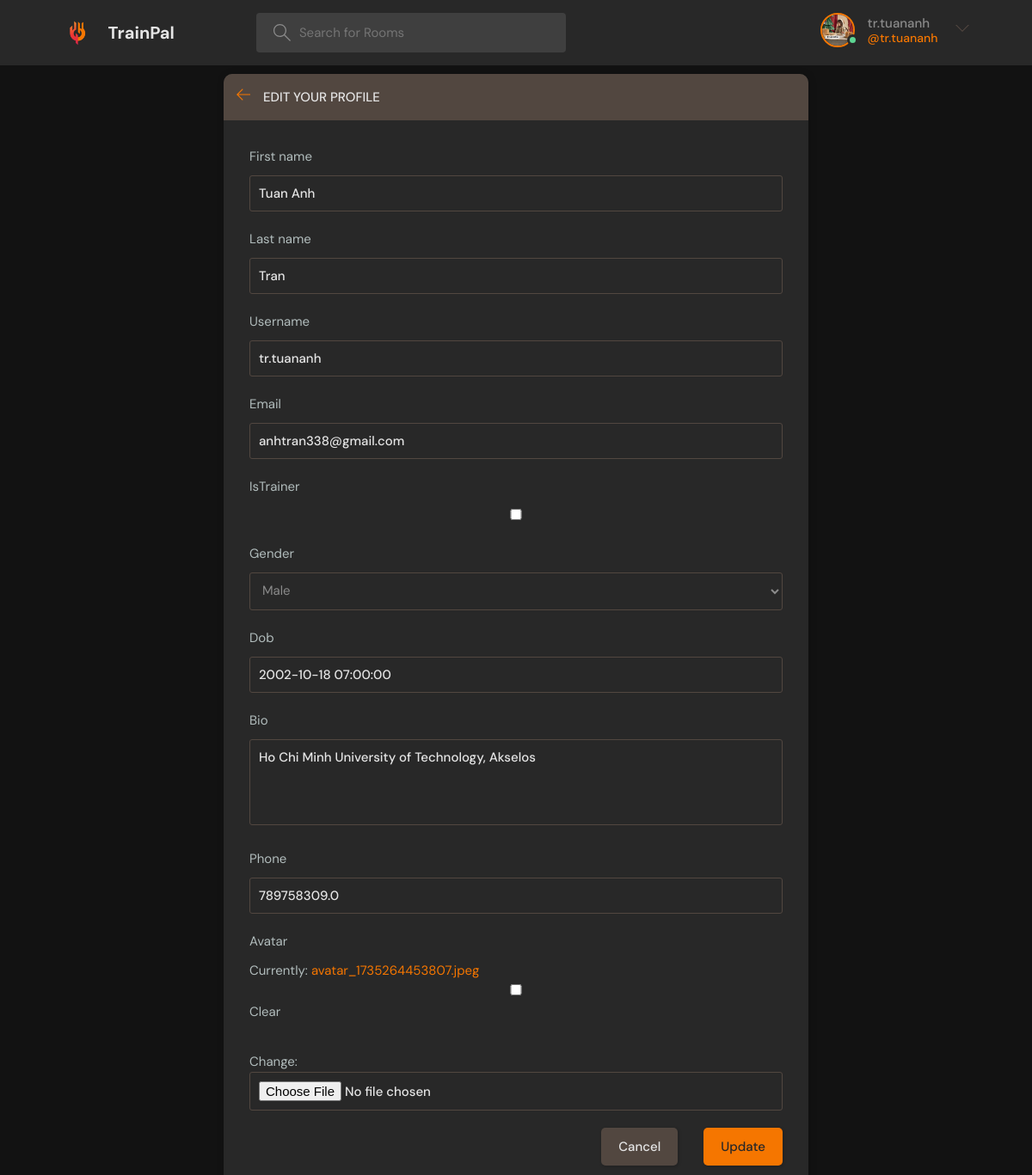
Screenshot of /update-user/ (signed in) with the database file from the repository.
### base/models.py (models this page shows)
class User(AbstractUser):
    email = models.EmailField(unique=False) # TODO: change to true after testing
    isTrainer = models.BooleanField(blank=True, default=False)
    class Gender(models.TextChoices):
        MALE = "M", _("Male")
        FEMALE = "F", _("Female")
        NOTSPECIFY = "N", _("Not specify")
    gender = models.CharField(max_length=1, choices=Gender.choices, blank=True, default=Gender.NOTSPECIFY)
    dob = models.DateTimeField(blank=True, null=True)
    bio = models.TextField(blank=True)
    phone = models.CharField(max_length=20, blank=True)
    avatar = models.ImageField(blank=True, null=True)
    USERNAME_FIELD = 'username'
    REQUIRED_FIELDS = []

### base/views.py (the view)
# urls.py: path('update-user/', views.updateUser, name="update-user"),
@login_required(login_url='login')
def updateUser(request):
    user = request.user
    form = forms.UserForm(instance=user)
    if request.method == 'POST':
        form = forms.UserForm(request.POST, request.FILES, instance=user)
        if form.is_valid():
            form.save()
            return redirect('user-profile', pk=user.id)
    return render(request, 'base/update-user.html', {'form': form})

### base/forms.py
class UserForm(ModelForm):
    class Meta:
        model = models.User
        fields = ['first_name', 'last_name', 'username', 'email', 'isTrainer',
                  'gender', 'dob', 'bio', 'phone', 'avatar']

### base/templates/base/update-user.html (shortened to what this page needs)
{% extends 'main.html' %}
{% block content %}
<main class="update-account layout">
  <div class="container">
    <div class="layout__box">
      <div class="layout__boxHeader">
        <div class="layout__boxTitle">
          <a href="{% url 'home' %}">
            <svg version="1.1" xmlns="http://www.w3.org/2000/svg" width="32" height="32" viewBox="0 0 32 32">
              <title>arrow-left</title>
              <path
                d="M13.723 2.286l-13.723 13.714 13.719 13.714 1.616-1.611-10.96-10.96h27.625v-2.286h-27.625l10.965-10.965-1.616-1.607z">
              </path>
            </svg>
          </a>
          <h3>Edit your profile</h3>
        </div>
      </div>
      <div class="layout__body">
        <form class="form" action="" method="POST" enctype="multipart/form-data">
          {% for field in form %}
          <div class="form__group">
            <label for="profile_pic">{{field.label}}</label>
            {{field}}
          </div>
          {% endfor %}
          <div class="form__action">
            <a class="btn btn--dark" href="{% url 'user-profile' request.user.id %}">Cancel</a>
            <button class="btn btn--main" type="submit">Update</button>
          </div>
        </form>
      </div>
    </div>
  </div>
</main>
{% endblock content %}

### templates/navbar.html (shortened to what this page needs)
{% load static %}
<header class="header header--loggedIn">
    <div class="container">
        <a href="{% url 'home' %}" class="header__logo">
            <img src="{% static 'images/logo.png' %}" />
            <h1>TrainPal</h1>
        </a>
        <form class="header__search" method="GET" action="{% url 'home' %}">
            <label>
                <input name="q" placeholder="Search for Rooms" />
            </label>
        </form>
        <nav class="header__menu">
            {% if request.user.is_authenticated %}
            <div class="header__user">
                <a href="{% url 'user-profile' request.user.id %}">
                    <div class="avatar avatar--medium active">
                        <img src="{{request.user.avatar.url}}" />
                    </div>
                    <p>{{request.user.username}} <span>@{{request.user.username}}</span></p>
                </a>
                <button class="dropdown-button">
                    <svg version="1.1" xmlns="http://www.w3.org/2000/svg" width="32" height="32" viewBox="0 0 32 32">
                        <title>chevron-down</title>
                        <path d="M16 21l-13-13h-3l16 16 16-16h-3l-13 13z"></path>
                    </svg>
                </button>
            </div>
            {% else %}
            <a href="{% url 'login' %}">
                <img src="{% static 'images/avatar.svg' %}" />
                <p>Login</p>
            </a>
            {% endif %}
        </nav>
    </div>
</header>

### rows the page displays
User: user.avatar (picture), user.username "tr.tuananh", form "Tuan Anh" "Tran" "tr.tuananh" "anhtran338@gmail.com" "Male" "2002-10-18 07:00:00" "Ho Chi Minh University of Technology, Akselos" "789758309.0"

### other values shown
{{ field.label }} "First name" "Last name" "Username" "Email" "IsTrainer" "Gender" "Dob" "Bio" "Phone" "Avatar"
